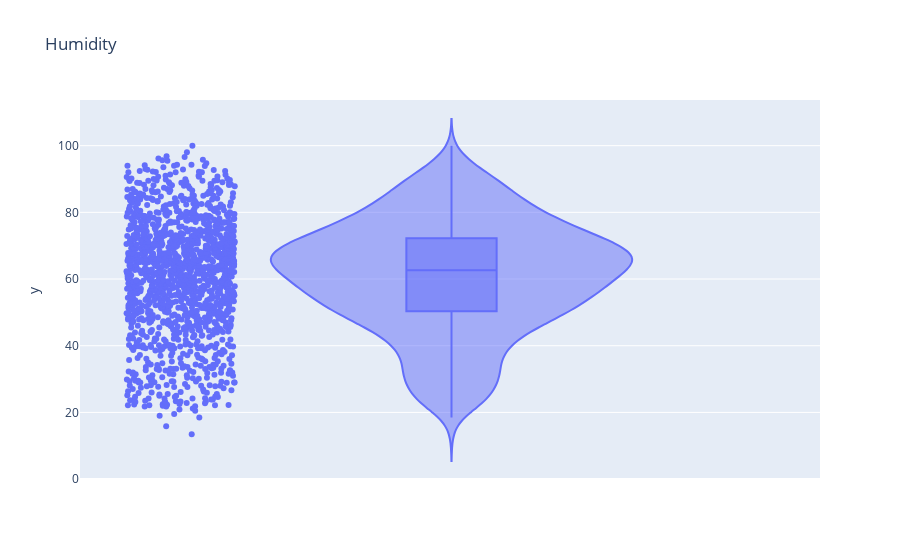

The code cell stored with this chart in its notebook:
### Code cell
fig = px.violin(y=train['humidity'], points='all', box= True, title='Humidity')
fig.show()

### Figure 1 — Plotly figure (JSON) as saved in the notebook; plotly's stock layout.template omitted (floating-point values rounded to 4 significant figures; data arrays with more than 128 entries replaced by an {"elided": "..."} marker saying what was removed)
{"data": [{"alignmentgroup": "True", "box": {"visible": true}, "hovertemplate": "y=%{y}<extra></extra>", "legendgroup": "", "marker": {"color": "#636efa"}, "name": "", "offsetgroup": "", "orientation": "v", "points": "all", "scalegroup": "True", "showlegend": false, "type": "violin", "x0": " ", "xaxis": "x", "y": {"elided": "1462 float values"}, "y0": " ", "yaxis": "y"}], "layout": {"legend": {"tracegroupgap": 0}, "title": {"text": "Humidity"}, "violinmode": "group", "xaxis": {"anchor": "y", "domain": [0, 1]}, "yaxis": {"anchor": "x", "domain": [0, 1], "title": {"text": "y"}}}}
